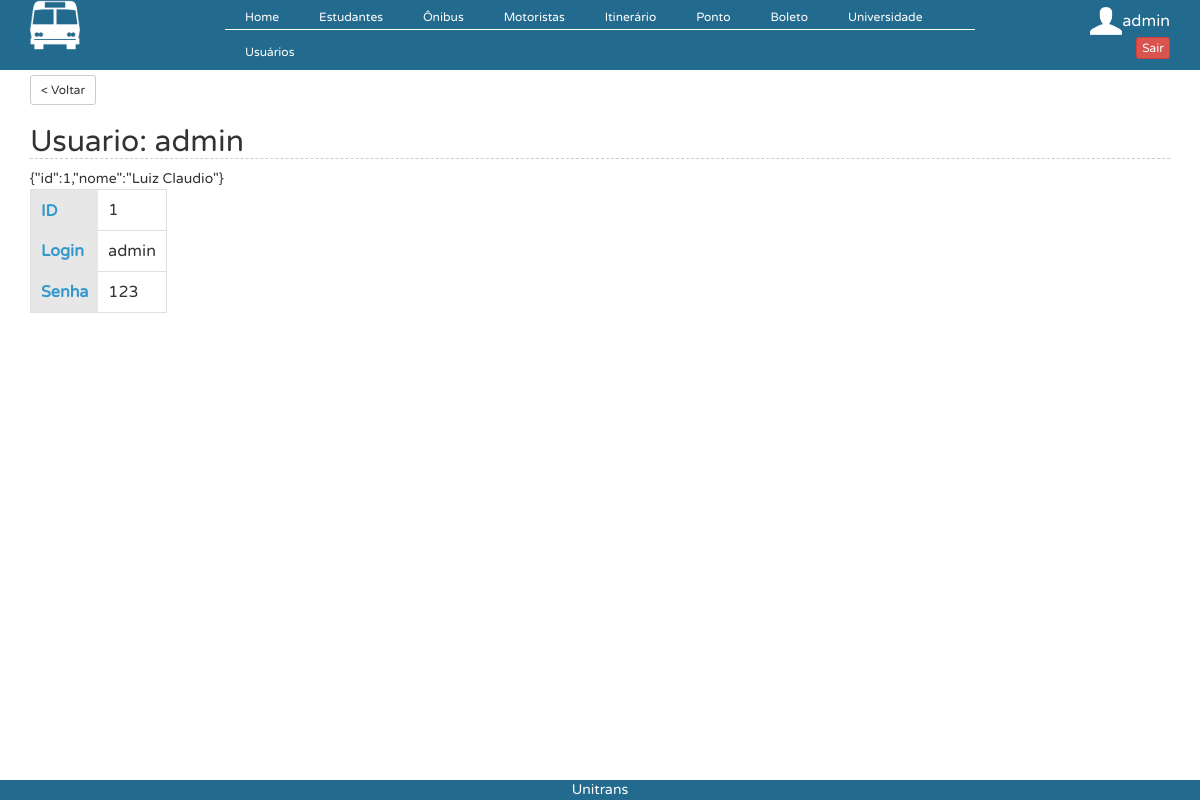
/?controller=usuario&action=view&id=1 (signed in), run on the app's committed database.
### tables this page shows
CREATE TABLE `usuario` (
  `id` int(11) NOT NULL AUTO_INCREMENT,
  `login` varchar(45) DEFAULT NULL,
  `senha` varchar(45) DEFAULT NULL,
  PRIMARY KEY (`id`)
);

### controllers/UsuarioController.php (called while the page is built, shortened)
<?php
class UsuarioController {
    public function view() {
        $usuario = UsuarioDAO::find($_GET['id']);
        require_once('views/usuario/view.php');
    }
}
?>

### connection.php (called while the page is built, shortened)
<?php
  class Db {
    private static $instance = NULL;
    public static function getInstance() {
      if (!isset(self::$instance)) {
        $pdo_options[PDO::ATTR_ERRMODE] = PDO::ERRMODE_EXCEPTION;
        self::$instance = new PDO('mysql:host=localhost;dbname=teste', 'root', '123456', $pdo_options);
      }
      return self::$instance;
    }
  }
?>

### models/UsuarioDAO.php (called while the page is built, shortened)
<?php
require_once (realpath($_SERVER["DOCUMENT_ROOT"]) . '/unitrans/models/Usuario.php');
class UsuarioDAO {
    public static function find($id) {
        $id = intval($id);
        $req = Db::getInstance()->prepare('SELECT * FROM usuario WHERE id = :id');
        $req->execute(array('id' => $id));
        return UsuarioDAO::popular($req->fetch());
    }
    public static function popular($linha) {
        $usuario = new Usuario();
        $usuario->setId($linha['id']);
        $usuario->setLogin($linha['login']);
        $usuario->setSenha($linha['senha']);
        return $usuario;
    }
}

### models/Usuario.php (called while the page is built)
<?php
class Usuario{
    private $id;
    private $login;
    private $senha;
function setId ($id){
        $this->id=$id;
    }
    function getId (){
        return $this->id;
    }
    public function getLogin() {
        return $this->login;
    }
    public function setLogin($login) {
        $this->login = $login;
    }
    public function getSenha() {
        return $this->senha;
    }
    public function setSenha($senha) {
        $this->senha = $senha;
    }
}
?>

### views/usuario/view.php (the view)
<button  onclick="javascript:history.back()" type="button" class="btn btn-default btn-sm" style="margin-top: 5px">
                    < Voltar
                </button>
<h2>Usuario: <?php echo $usuario->getLogin();?></h2>
<?php
    $teste['id'] = 1;
    $teste['nome'] = "Luiz Claudio";
    echo json_encode($teste);
?>
<table class="view">
    <tbody>
      <tr>
        <th>ID</th>
        <td><?php echo $usuario->getId() ?></td>
      </tr>
    <tr align="left">
        <th>Login</th>
        <td><?php echo $usuario->getLogin()?></td>
    </tr>
    <tr align="left">
        <th>Senha</th>
        <td><?php echo $usuario->getSenha()?></td>
    </tr>
    </tbody>
  </table>

### webroot/css/estilo.css (style rules this page uses)
* { margin:0; padding:0; font-family: myFirstFont; }
h2 { font-family: Arial, sans-serif; color: #3399CC; font-size: 30px; font-weight: bold; border-bottom: 1px dashed #ccc; margin: 0px 0px 0px 0px; }
table.view { border: 1px solid #dfdfdf; background-color: #fff; clear: both; margin-bottom: 10px; }
table.view tr th { padding: 10px; background-color: #e7e7e7; color: #3399CC; border-bottom: 0px; text-align: left; cursor: pointer; }
table.view tr td { padding: 10px; border-bottom: 1px solid #dfdfdf; vertical-align: middle; }

### data on the page
usuario: login "admin", id "1", senha "123"

### other printed values
$_SESSION['login'] "admin"
json_encode($teste) "{\"id\":1,\"nome\":\"Luiz Claudio\"}"
